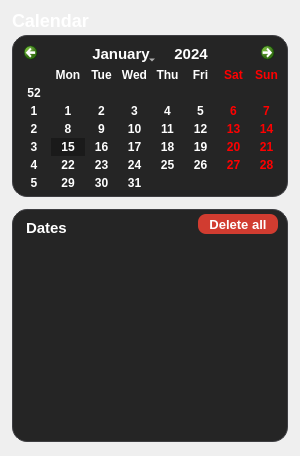
             <widget class="QWidget" name="calendar_page">
              <layout class="QGridLayout" name="gridLayout_15">
               <property name="leftMargin">
                <number>0</number>
               </property>
               <property name="topMargin">
                <number>0</number>
               </property>
               <property name="rightMargin">
                <number>0</number>
               </property>
               <property name="bottomMargin">
                <number>0</number>
               </property>
               <item row="0" column="0">
                <layout class="QGridLayout" name="calendar_grid">
                 <property name="leftMargin">
                  <number>12</number>
                 </property>
                 <property name="topMargin">
                  <number>10</number>
                 </property>
                 <property name="rightMargin">
                  <number>12</number>
                 </property>
                 <property name="bottomMargin">
                  <number>14</number>
                 </property>
                 <property name="verticalSpacing">
                  <number>4</number>
                 </property>
                 <item row="5" column="1">
                  <widget class="QFrame" name="dates_frame">
                   <property name="styleSheet">
                    <string notr="true">QFrame {
	background-color: #252525;
	border: 1px solid #3e3e42;
	border-radius: 15%;
	margin-top: 8px;
}</string>
                   </property>
                   <property name="frameShape">
                    <enum>QFrame::StyledPanel</enum>
                   </property>
                   <property name="frameShadow">
                    <enum>QFrame::Raised</enum>
                   </property>
                   <layout class="QGridLayout" name="gridLayout_8">
                    <property name="topMargin">
                     <number>4</number>
                    </property>
                    <item row="0" column="0">
                     <widget class="QLabel" name="dates_title">
                      <property name="sizePolicy">
                       <sizepolicy hsizetype="Preferred" vsizetype="Preferred">
                        <horstretch>0</horstretch>
                        <verstretch>0</verstretch>
                       </sizepolicy>
                      </property>
                      <property name="minimumSize">
                       <size>
                        <width>0</width>
                        <height>0</height>
                       </size>
                      </property>
                      <property name="maximumSize">
                       <size>
                        <width>16777215</width>
                        <height>20</height>
                       </size>
                      </property>
                      <property name="styleSheet">
                       <string notr="true">color: white;
font-size: 15px;
font-weight: 700;
border: none;</string>
                      </property>
                      <property name="text">
                       <string>Dates</string>
                      </property>
                     </widget>
                    </item>
                    <item row="0" column="1">
                     <widget class="QPushButton" name="dates_deleteall_btn">
                      <property name="sizePolicy">
                       <sizepolicy hsizetype="Fixed" vsizetype="Preferred">
                        <horstretch>0</horstretch>
                        <verstretch>0</verstretch>
                       </sizepolicy>
                      </property>
                      <property name="minimumSize">
                       <size>
                        <width>80</width>
                        <height>20</height>
                       </size>
                      </property>
                      <property name="styleSheet">
                       <string notr="true">QPushButton {
	background-color: #d13c30;
	border-radius: 8%;
	color: #fff;
	font-weight: 700;
	font-size: 13px;
}

QPushButton:hover {
	background-color: #af3025;
}

</string>
                      </property>
                      <property name="text">
                       <string>Delete all</string>
                      </property>
                     </widget>
                    </item>
                    <item row="1" column="0" colspan="2">
                     <widget class="QListWidget" name="dates_listwidget">
                      <property name="styleSheet">
                       <string notr="true">border: none;</string>
                      </property>
                     </widget>
                    </item>
                   </layout>
                  </widget>
                 </item>
                 <item row="1" column="1">
                  <widget class="QLabel" name="calendar_title_label">
                   <property name="sizePolicy">
                    <sizepolicy hsizetype="Preferred" vsizetype="Minimum">
                     <horstretch>0</horstretch>
                     <verstretch>0</verstretch>
                    </sizepolicy>
                   </property>
                   <property name="minimumSize">
                    <size>
                     <width>100</width>
                     <height>20</height>
                    </size>
                   </property>
                   <property name="styleSheet">
                    <string notr="true">color: white;
font-size: 18px;
font-weight: 700;</string>
                   </property>
                   <property name="text">
                    <string>Calendar</string>
                   </property>
                  </widget>
                 </item>
                 <item row="2" column="1">
                  <widget class="QFrame" name="calendar_frame">
                   <property name="minimumSize">
                    <size>
                     <width>0</width>
                     <height>20</height>
                    </size>
                   </property>
                   <property name="styleSheet">
                    <string notr="true">QFrame {
	border-radius: 15%;
	border: 1px solid #3e3e42;
	background-color: #252525;
}</string>
                   </property>
                   <layout class="QVBoxLayout" name="verticalLayout_2">
                    <property name="spacing">
                     <number>0</number>
                    </property>
                    <property name="leftMargin">
                     <number>4</number>
                    </property>
                    <property name="topMargin">
                     <number>4</number>
                    </property>
                    <property name="rightMargin">
                     <number>4</number>
                    </property>
                    <property name="bottomMargin">
                     <number>4</number>
                    </property>
                    <item>
                     <widget class="QCalendarWidget" name="calendarwidget">
                      <property name="accessibleName">
                       <string/>
                      </property>
                      <property name="styleSheet">
                       <string notr="true">QCalendarWidget QToolButton {
	color: #fff;
	font-size: 15px;
	font-weight: bold;
	margin: 2px 5px 1px 5px;
	background-color: transparent;
}
QCalendarWidget QToolButton#qt_calendar_prevmonth,
QCalendarWidget QToolButton#qt_calendar_nextmonth {
    	background-color: transparent;
    	border-radius: 4px;
}
QCalendarWidget QToolButton#qt_calendar_prevmonth {
	qproperty-icon: url(resources/left-arrow-icon.png);
}
QCalendarWidget QToolButton#qt_calendar_nextmonth {
	qproperty-icon: url(resources/right-arrow-icon.png);
}
QCalendarWidget QAbstractItemView {
	background-color: #252525;
	selection-background-color: #1a1a1a;
	outline: none;
	font-size: 12px;
	font-weight: 600;
	color: #fff;
	border: none;
}
QCalendarWidget QWidget#qt_calendar_navigationbar {
    background-color: #252525;
}
QCalendarWidget QMenu {
    background-color: #252525;
    color: white;
    border: 1px solid #3e3e42;
}
QCalendarWidget QMenu::item {
    padding: 5px 20px;
}
QCalendarWidget QMenu::item:selected {
    background-color: #52525a;
    color: white;
}
QCalendarWidget QWidget {
    alternate-background-color: #252525;
}
QCalendarWidget QAbstractItemView:disabled {
    color: transparent;
}</string>
                      </property>
                      <property name="locale">
                       <locale language="English" country="Germany"/>
                      </property>
                     </widget>
                    </item>
                   </layout>
                  </widget>
                 </item>
                </layout>
               </item>
              </layout>
             </widget>
